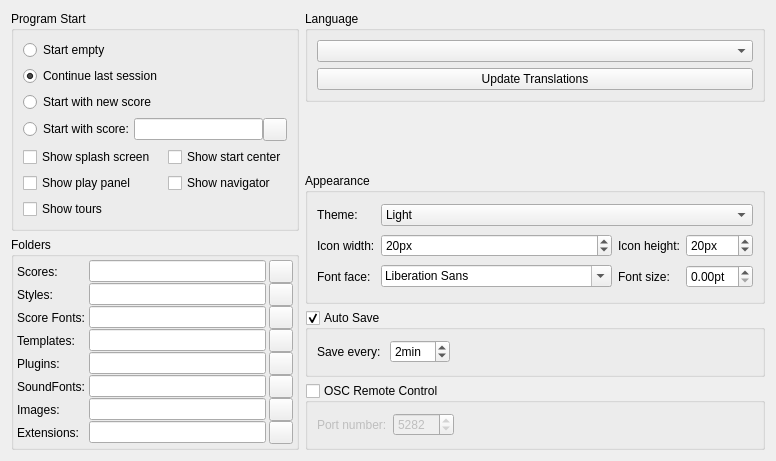
     <widget class="QWidget" name="tabGeneral">
      <property name="accessibleName">
       <string>General tab</string>
      </property>
      <attribute name="title">
       <string>General</string>
      </attribute>
      <layout class="QGridLayout" name="gridLayout_2">
       <item row="3" column="0" rowspan="3">
        <widget class="QGroupBox" name="groupBox_folders">
         <property name="title">
          <string>Folders</string>
         </property>
         <layout class="QGridLayout">
          <property name="leftMargin">
           <number>3</number>
          </property>
          <property name="topMargin">
           <number>3</number>
          </property>
          <property name="rightMargin">
           <number>3</number>
          </property>
          <property name="bottomMargin">
           <number>3</number>
          </property>
          <property name="horizontalSpacing">
           <number>3</number>
          </property>
          <property name="verticalSpacing">
           <number>0</number>
          </property>
          <item row="1" column="2">
           <widget class="QToolButton" name="myStylesButton">
            <property name="focusPolicy">
             <enum>Qt::StrongFocus</enum>
            </property>
            <property name="accessibleName">
             <string>Choose style folder</string>
            </property>
            <property name="accessibleDescription">
             <string>Opens a dialog for selecting the style folder</string>
            </property>
            <property name="text">
             <string notr="true"/>
            </property>
            <property name="icon">
             <iconset resource="musescore.qrc">
              <normaloff>:/data/icons/document-open.svg</normaloff>:/data/icons/document-open.svg</iconset>
            </property>
           </widget>
          </item>
          <item row="6" column="0">
           <widget class="QLabel" name="label_imagesFolder">
            <property name="text">
             <string>Images:</string>
            </property>
           </widget>
          </item>
          <item row="3" column="2">
           <widget class="QToolButton" name="myTemplatesButton">
            <property name="focusPolicy">
             <enum>Qt::StrongFocus</enum>
            </property>
            <property name="accessibleName">
             <string>Choose template folder</string>
            </property>
            <property name="accessibleDescription">
             <string>Opens a dialog for selecting the template folder</string>
            </property>
            <property name="text">
             <string notr="true"/>
            </property>
            <property name="icon">
             <iconset resource="musescore.qrc">
              <normaloff>:/data/icons/document-open.svg</normaloff>:/data/icons/document-open.svg</iconset>
            </property>
           </widget>
          </item>
          <item row="5" column="0">
           <widget class="QLabel" name="label_soundFontsFolder">
            <property name="text">
             <string>SoundFonts:</string>
            </property>
           </widget>
          </item>
          <item row="0" column="0">
           <widget class="QLabel" name="label_scoresFolder">
            <property name="text">
             <string>Scores:</string>
            </property>
           </widget>
          </item>
          <item row="7" column="1">
           <widget class="QLineEdit" name="myExtensions">
            <property name="accessibleName">
             <string>Extensions folder</string>
            </property>
            <property name="accessibleDescription">
             <string>Insert path to extensions folder</string>
            </property>
           </widget>
          </item>
          <item row="5" column="2">
           <widget class="QToolButton" name="mySoundfontsButton">
            <property name="focusPolicy">
             <enum>Qt::StrongFocus</enum>
            </property>
            <property name="accessibleName">
             <string>SoundFont folders</string>
            </property>
            <property name="accessibleDescription">
             <string>Opens a dialog for configuring the SoundFont folders</string>
            </property>
            <property name="text">
             <string notr="true"/>
            </property>
            <property name="icon">
             <iconset resource="musescore.qrc">
              <normaloff>:/data/icons/edit.svg</normaloff>:/data/icons/edit.svg</iconset>
            </property>
           </widget>
          </item>
          <item row="1" column="1">
           <widget class="QLineEdit" name="myStyles">
            <property name="accessibleName">
             <string>Style folder</string>
            </property>
            <property name="accessibleDescription">
             <string>Insert path for style folder</string>
            </property>
           </widget>
          </item>
          <item row="1" column="0">
           <widget class="QLabel" name="label_stylesFolder">
            <property name="text">
             <string>Styles:</string>
            </property>
           </widget>
          </item>
          <item row="3" column="0">
           <widget class="QLabel" name="label_templatesFolder">
            <property name="text">
             <string>Templates:</string>
            </property>
           </widget>
          </item>
          <item row="2" column="1">
           <widget class="QLineEdit" name="myScoreFonts"/>
          </item>
          <item row="0" column="1">
           <widget class="QLineEdit" name="myScores">
            <property name="accessibleName">
             <string>Score folder</string>
            </property>
            <property name="accessibleDescription">
             <string>Insert path to score folder.</string>
            </property>
           </widget>
          </item>
          <item row="6" column="2">
           <widget class="QToolButton" name="myImagesButton">
            <property name="focusPolicy">
             <enum>Qt::StrongFocus</enum>
            </property>
            <property name="accessibleName">
             <string>Image folder</string>
            </property>
            <property name="accessibleDescription">
             <string>Opens a dialog for selecting the image folder</string>
            </property>
            <property name="text">
             <string notr="true"/>
            </property>
            <property name="icon">
             <iconset resource="musescore.qrc">
              <normaloff>:/data/icons/document-open.svg</normaloff>:/data/icons/document-open.svg</iconset>
            </property>
           </widget>
          </item>
          <item row="3" column="1">
           <widget class="QLineEdit" name="myTemplates">
            <property name="accessibleName">
             <string>Template folder</string>
            </property>
            <property name="accessibleDescription">
             <string>Insert path to Template folder</string>
            </property>
           </widget>
          </item>
          <item row="6" column="1">
           <widget class="QLineEdit" name="myImages">
            <property name="accessibleName">
             <string>Image folder</string>
            </property>
            <property name="accessibleDescription">
             <string>Insert path to image folder</string>
            </property>
           </widget>
          </item>
          <item row="5" column="1">
           <widget class="QLineEdit" name="mySoundfonts">
            <property name="accessibleName">
             <string>SoundFont folders</string>
            </property>
            <property name="accessibleDescription">
             <string>Insert path to SoundFont folders</string>
            </property>
           </widget>
          </item>
          <item row="4" column="2">
           <widget class="QToolButton" name="myPluginsButton">
            <property name="focusPolicy">
             <enum>Qt::StrongFocus</enum>
            </property>
            <property name="accessibleName">
             <string>Choose plugin folder</string>
            </property>
            <property name="accessibleDescription">
             <string>Opens a dialog for selecting the plugin folder</string>
            </property>
            <property name="text">
             <string notr="true"/>
            </property>
            <property name="icon">
             <iconset resource="musescore.qrc">
              <normaloff>:/data/icons/document-open.svg</normaloff>:/data/icons/document-open.svg</iconset>
            </property>
           </widget>
          </item>
          <item row="4" column="1">
           <widget class="QLineEdit" name="myPlugins">
            <property name="accessibleName">
             <string>Plugin folder</string>
            </property>
            <property name="accessibleDescription">
             <string>Insert path to plugin folder</string>
            </property>
           </widget>
          </item>
          <item row="7" column="0">
           <widget class="QLabel" name="label_extensionsFolder">
            <property name="text">
             <string>Extensions:</string>
            </property>
           </widget>
          </item>
          <item row="4" column="0">
           <widget class="QLabel" name="label_pluginsFolder">
            <property name="text">
             <string>Plugins:</string>
            </property>
           </widget>
          </item>
          <item row="7" column="2">
           <widget class="QToolButton" name="myExtensionsButton">
            <property name="focusPolicy">
             <enum>Qt::StrongFocus</enum>
            </property>
            <property name="accessibleName">
             <string>Extensions folder</string>
            </property>
            <property name="accessibleDescription">
             <string>Opens a dialog for selecting the extensions folder</string>
            </property>
            <property name="text">
             <string notr="true"/>
            </property>
            <property name="icon">
             <iconset resource="musescore.qrc">
              <normaloff>:/data/icons/document-open.svg</normaloff>:/data/icons/document-open.svg</iconset>
            </property>
           </widget>
          </item>
          <item row="0" column="2">
           <widget class="QToolButton" name="myScoresButton">
            <property name="focusPolicy">
             <enum>Qt::StrongFocus</enum>
            </property>
            <property name="accessibleName">
             <string>Choose score folder</string>
            </property>
            <property name="accessibleDescription">
             <string>Opens a dialog for selecting the score folder</string>
            </property>
            <property name="text">
             <string notr="true"/>
            </property>
            <property name="icon">
             <iconset resource="musescore.qrc">
              <normaloff>:/data/icons/document-open.svg</normaloff>:/data/icons/document-open.svg</iconset>
            </property>
           </widget>
          </item>
          <item row="2" column="0">
           <widget class="QLabel" name="label_scoreFontsFolder">
            <property name="text">
             <string>Score Fonts:</string>
            </property>
           </widget>
          </item>
          <item row="2" column="2">
           <widget class="QToolButton" name="myScoreFontsButton">
            <property name="focusPolicy">
             <enum>Qt::StrongFocus</enum>
            </property>
            <property name="accessibleName">
             <string>Choose score fonts folder</string>
            </property>
            <property name="accessibleDescription">
             <string>Opens a dialog for selecting the score fonts folder</string>
            </property>
            <property name="text">
             <string notr="true"/>
            </property>
            <property name="icon">
             <iconset resource="musescore.qrc">
              <normaloff>:/data/icons/document-open.svg</normaloff>:/data/icons/document-open.svg</iconset>
            </property>
           </widget>
          </item>
         </layout>
        </widget>
       </item>
       <item row="2" column="1" rowspan="2">
        <widget class="QGroupBox" name="groupBox_appearance">
         <property name="title">
          <string>Appearance</string>
         </property>
         <layout class="QGridLayout" name="gridLayout_9">
          <item row="2" column="1">
           <widget class="QFontComboBox" name="fontFamily"/>
          </item>
          <item row="2" column="2">
           <widget class="QLabel" name="fontSizeLabel">
            <property name="text">
             <string>Font size:</string>
            </property>
           </widget>
          </item>
          <item row="1" column="1">
           <widget class="QSpinBox" name="iconWidth">
            <property name="accessibleName">
             <string>Icon Width</string>
            </property>
            <property name="suffix">
             <string extracomment="pixel">px</string>
            </property>
            <property name="minimum">
             <number>5</number>
            </property>
            <property name="value">
             <number>20</number>
            </property>
           </widget>
          </item>
          <item row="2" column="0">
           <widget class="QLabel" name="fontFamilyLabel">
            <property name="text">
             <string>Font face:</string>
            </property>
           </widget>
          </item>
          <item row="1" column="0">
           <widget class="QLabel" name="iconWidthLabel">
            <property name="text">
             <string>Icon width:</string>
            </property>
           </widget>
          </item>
          <item row="1" column="2">
           <widget class="QLabel" name="iconHeightLabel">
            <property name="text">
             <string>Icon height:</string>
            </property>
           </widget>
          </item>
          <item row="1" column="3">
           <widget class="QSpinBox" name="iconHeight">
            <property name="accessibleName">
             <string>Icon Height</string>
            </property>
            <property name="suffix">
             <string extracomment="pixel">px</string>
            </property>
            <property name="minimum">
             <number>5</number>
            </property>
            <property name="value">
             <number>20</number>
            </property>
           </widget>
          </item>
          <item row="2" column="3">
           <widget class="QDoubleSpinBox" name="fontSize">
            <property name="suffix">
             <string>pt</string>
            </property>
           </widget>
          </item>
          <item row="0" column="1" colspan="3">
           <widget class="QComboBox" name="styleName">
            <property name="accessibleName">
             <string>Select style</string>
            </property>
            <item>
             <property name="text">
              <string notr="true">Light</string>
             </property>
            </item>
            <item>
             <property name="text">
              <string notr="true">Dark</string>
             </property>
            </item>
           </widget>
          </item>
          <item row="0" column="0">
           <widget class="QLabel" name="label_theme">
            <property name="text">
             <string>Theme:</string>
            </property>
           </widget>
          </item>
         </layout>
        </widget>
       </item>
       <item row="0" column="1">
        <widget class="QGroupBox" name="groupBox_language">
         <property name="title">
          <string>Language</string>
         </property>
         <property name="checkable">
          <bool>false</bool>
         </property>
         <layout class="QVBoxLayout" name="verticalLayout">
          <item>
           <widget class="QComboBox" name="language">
            <property name="accessibleName">
             <string>Select language</string>
            </property>
            <property name="accessibleDescription">
             <string>Select the language of the user interface</string>
            </property>
           </widget>
          </item>
          <item>
           <widget class="QPushButton" name="updateTranslation">
            <property name="text">
             <string>Update Translations</string>
            </property>
           </widget>
          </item>
         </layout>
        </widget>
       </item>
       <item row="5" column="1">
        <widget class="QGroupBox" name="oscServer">
         <property name="title">
          <string>OSC Remote Control</string>
         </property>
         <property name="checkable">
          <bool>true</bool>
         </property>
         <property name="checked">
          <bool>false</bool>
         </property>
         <layout class="QHBoxLayout" name="horizontalLayout_9">
          <item>
           <widget class="QLabel" name="label">
            <property name="text">
             <string extracomment="The UDP port number on which the MuseScore OSC server will listen on">Port number:</string>
            </property>
           </widget>
          </item>
          <item>
           <widget class="QSpinBox" name="oscPort">
            <property name="accessibleName">
             <string>Port number</string>
            </property>
            <property name="minimum">
             <number>1</number>
            </property>
            <property name="maximum">
             <number>65535</number>
            </property>
            <property name="value">
             <number>5282</number>
            </property>
           </widget>
          </item>
          <item>
           <spacer name="horizontalSpacer_15">
            <property name="orientation">
             <enum>Qt::Horizontal</enum>
            </property>
            <property name="sizeHint" stdset="0">
             <size>
              <width>0</width>
              <height>0</height>
             </size>
            </property>
           </spacer>
          </item>
         </layout>
        </widget>
       </item>
       <item row="0" column="0" rowspan="3">
        <widget class="QGroupBox" name="groupBox_programStart">
         <property name="title">
          <string>Program Start</string>
         </property>
         <layout class="QGridLayout" name="programStartGridLayout">
          <item row="0" column="0">
           <widget class="QRadioButton" name="emptySession">
            <property name="text">
             <string>Start empty</string>
            </property>
           </widget>
          </item>
          <item row="4" column="1">
           <widget class="QCheckBox" name="showStartcenter">
            <property name="text">
             <string>Show start center</string>
            </property>
           </widget>
          </item>
          <item row="1" column="0">
           <widget class="QRadioButton" name="lastSession">
            <property name="text">
             <string>Continue last session</string>
            </property>
            <property name="checked">
             <bool>true</bool>
            </property>
           </widget>
          </item>
          <item row="3" column="0" colspan="2">
           <layout class="QHBoxLayout" name="horizontalLayout_2">
            <property name="spacing">
             <number>0</number>
            </property>
            <property name="sizeConstraint">
             <enum>QLayout::SetFixedSize</enum>
            </property>
            <item>
             <widget class="QRadioButton" name="scoreSession">
              <property name="text">
               <string>Start with score:</string>
              </property>
             </widget>
            </item>
            <item>
             <widget class="QLineEdit" name="sessionScore">
              <property name="accessibleName">
               <string>Start with score</string>
              </property>
              <property name="accessibleDescription">
               <string>Insert path to starting score</string>
              </property>
             </widget>
            </item>
            <item>
             <widget class="QToolButton" name="startWithButton">
              <property name="focusPolicy">
               <enum>Qt::StrongFocus</enum>
              </property>
              <property name="accessibleName">
               <string>Choose starting score</string>
              </property>
              <property name="accessibleDescription">
               <string>Opens a file dialog for selecting the starting score</string>
              </property>
              <property name="text">
               <string notr="true"/>
              </property>
              <property name="icon">
               <iconset resource="musescore.qrc">
                <normaloff>:/data/icons/document-open.svg</normaloff>:/data/icons/document-open.svg</iconset>
              </property>
             </widget>
            </item>
           </layout>
          </item>
          <item row="4" column="0">
           <widget class="QCheckBox" name="showSplashScreen">
            <property name="text">
             <string>Show splash screen</string>
            </property>
           </widget>
          </item>
          <item row="2" column="0">
           <widget class="QRadioButton" name="newSession">
            <property name="text">
             <string>Start with new score</string>
            </property>
           </widget>
          </item>
          <item row="5" column="0">
           <widget class="QCheckBox" name="playPanelShow">
            <property name="text">
             <string>Show play panel</string>
            </property>
           </widget>
          </item>
          <item row="5" column="1">
           <widget class="QCheckBox" name="navigatorShow">
            <property name="text">
             <string>Show navigator</string>
            </property>
           </widget>
          </item>
          <item row="6" column="0">
           <widget class="QCheckBox" name="showTours">
            <property name="text">
             <string>Show tours</string>
            </property>
           </widget>
          </item>
         </layout>
        </widget>
       </item>
       <item row="4" column="1">
        <widget class="QGroupBox" name="autoSave">
         <property name="title">
          <string>Auto Save</string>
         </property>
         <property name="checkable">
          <bool>true</bool>
         </property>
         <layout class="QHBoxLayout">
          <property name="spacing">
           <number>9</number>
          </property>
          <property name="leftMargin">
           <number>9</number>
          </property>
          <property name="topMargin">
           <number>9</number>
          </property>
          <property name="rightMargin">
           <number>9</number>
          </property>
          <property name="bottomMargin">
           <number>9</number>
          </property>
          <item>
           <widget class="QLabel" name="label_autoSaveTime">
            <property name="text">
             <string>Save every:</string>
            </property>
           </widget>
          </item>
          <item>
           <widget class="QSpinBox" name="autoSaveTime">
            <property name="accessibleName">
             <string>Select delay (in minutes) between auto saves</string>
            </property>
            <property name="suffix">
             <string extracomment="minutes">min</string>
            </property>
            <property name="minimum">
             <number>1</number>
            </property>
            <property name="value">
             <number>2</number>
            </property>
           </widget>
          </item>
          <item>
           <spacer>
            <property name="orientation">
             <enum>Qt::Horizontal</enum>
            </property>
            <property name="sizeHint" stdset="0">
             <size>
              <width>0</width>
              <height>0</height>
             </size>
            </property>
           </spacer>
          </item>
         </layout>
        </widget>
       </item>
       <item row="6" column="0" colspan="2">
        <spacer name="verticalSpacer">
         <property name="orientation">
          <enum>Qt::Vertical</enum>
         </property>
         <property name="sizeHint" stdset="0">
          <size>
           <width>0</width>
           <height>0</height>
          </size>
         </property>
        </spacer>
       </item>
      </layout>
     </widget>
